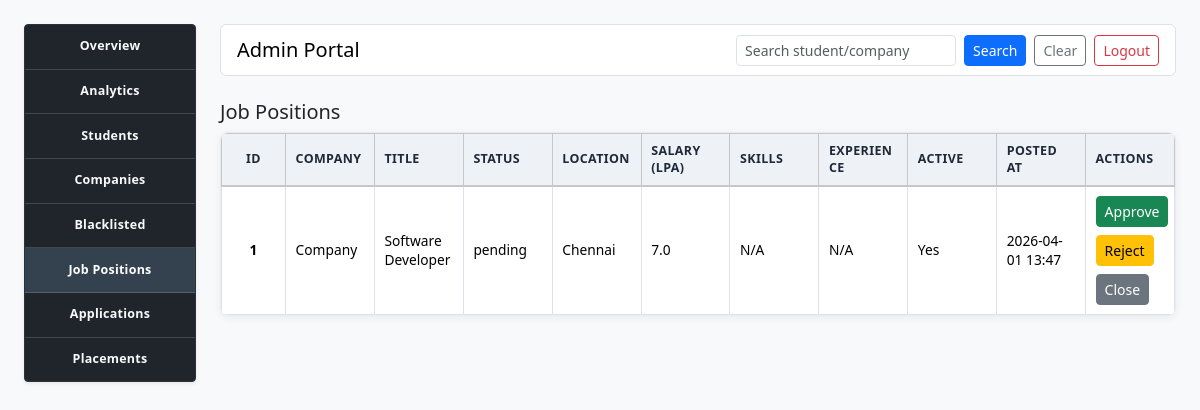
/admin-portal/job-positions (signed in), run on an earlier commit of the app's database.
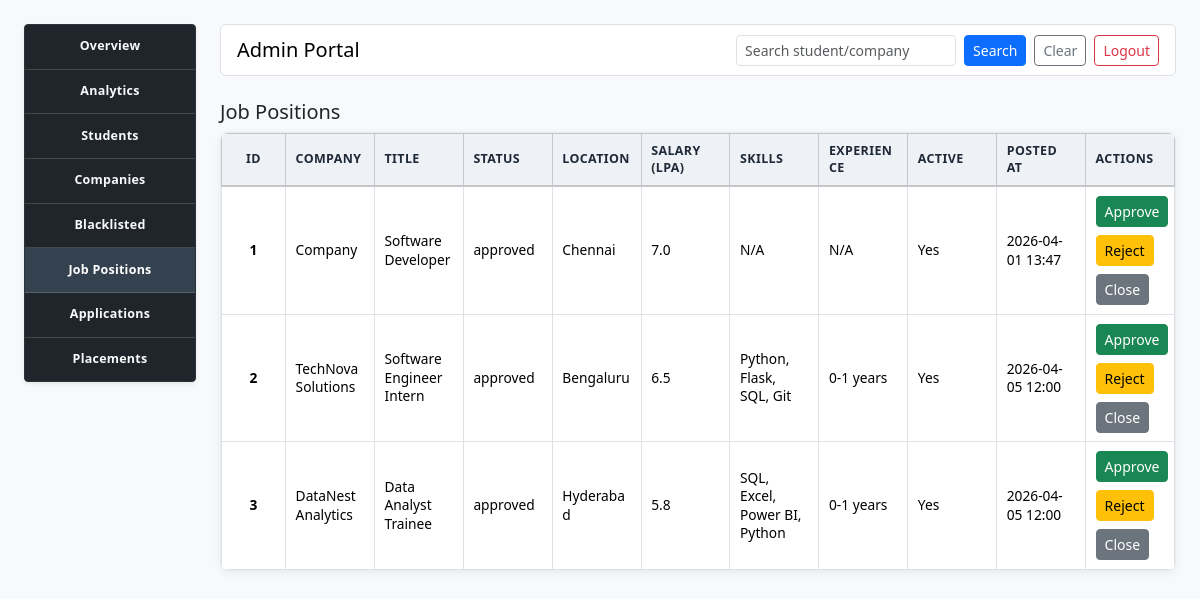
And on a later commit of the database.
### model.py (models this page shows, shortened)
class JobPosition(db.Model):
    __tablename__ = "job_positions"
    id = db.Column(db.Integer, primary_key=True)
    company_id = db.Column(db.Integer, db.ForeignKey("companies.id"), nullable=False)
    title = db.Column(db.String(120), nullable=False)
    description = db.Column(db.Text, nullable=True)
    eligibility_criteria = db.Column(db.String(255), nullable=True)
    required_skills = db.Column(db.String(255), nullable=True)
    experience_required = db.Column(db.String(120), nullable=True)
    application_deadline = db.Column(db.Date, nullable=True)
    location = db.Column(db.String(120), nullable=True)
    salary_lpa = db.Column(db.Float, nullable=True)
    status = db.Column(db.String(30), nullable=False, default="pending")
    is_active = db.Column(db.Boolean, nullable=False, default=True)
    posted_at = db.Column(db.DateTime, nullable=False, default=datetime.utcnow)
    company = db.relationship("Company", back_populates="job_positions")
    applications = db.relationship(
        "Application", back_populates="job_position", cascade="all, delete-orphan"
    )

class Company(db.Model):
    __tablename__ = "companies"
    id = db.Column(db.Integer, primary_key=True)
    name = db.Column(db.String(120), unique=True, nullable=False)
    email = db.Column(db.String(120), unique=True, nullable=False)
    password = db.Column(db.String(120), nullable=False)
    industry = db.Column(db.String(100), nullable=True)
    location = db.Column(db.String(120), nullable=True)
    website = db.Column(db.String(255), nullable=True)
    is_blacklisted = db.Column(db.Boolean, nullable=False, default=False)
    is_approved = db.Column(db.Boolean, nullable=False, default=False)
    job_positions = db.relationship(
        "JobPosition", back_populates="company", cascade="all, delete-orphan"
    )

### app.py (the view)
@app.route('/admin-portal/job-positions')
def admin_portal_job_positions():
    return render_admin_portal_page("admin_job_positions.html", "job_positions")

### app.py (called while the page is built)
def close_expired_job_positions():
    today = datetime.now(UTC).date()
    expired_positions = JobPosition.query.filter(
        JobPosition.is_active == True,
        JobPosition.application_deadline.isnot(None),
        JobPosition.application_deadline < today,
    ).all()
    for position in expired_positions:
        position.is_active = False
        position.status = "closed"
    if expired_positions:
        db.session.commit()

### template/admin_job_positions.html
{% extends 'admin_layout.html' %}
{% block admin_content %}
<section class="mb-4">
    <h2 class="h5">Job Positions</h2>
    <div class="table-responsive">
        <table class="table table-bordered table-sm align-middle table-sticky-cols">
            <thead class="table-light">
                <tr>
                    <th>ID</th><th>Company</th><th>Title</th><th>Status</th><th>Location</th><th>Salary (LPA)</th><th>Skills</th><th>Experience</th><th>Active</th><th>Posted At</th><th>Actions</th>
                </tr>
            </thead>
            <tbody>
                {% for position in job_positions %}
                <tr>
                    <td>{{ position.id }}</td>
                    <td>{{ position.company.name }}</td>
                    <td>{{ position.title }}</td>
                    <td>{{ position.status }}</td>
                    <td>{{ position.location or 'N/A' }}</td>
                    <td>{{ position.salary_lpa or 'N/A' }}</td>
                    <td>{{ position.required_skills or 'N/A' }}</td>
                    <td>{{ position.experience_required or 'N/A' }}</td>
                    <td>{{ 'Yes' if position.is_active else 'No' }}</td>
                    <td>{{ position.posted_at.strftime('%Y-%m-%d %H:%M') if position.posted_at else 'N/A' }}</td>
                    <td>
                        <div class="d-flex flex-wrap gap-2">
                            <form method="POST" action="{{ url_for('approve_job', job_id=position.id) }}"><button type="submit" class="btn btn-success btn-sm">Approve</button></form>
                            <form method="POST" action="{{ url_for('reject_job', job_id=position.id) }}"><button type="submit" class="btn btn-warning btn-sm">Reject</button></form>
                            <form method="POST" action="{{ url_for('close_job', job_id=position.id) }}"><button type="submit" class="btn btn-secondary btn-sm">Close</button></form>
                        </div>
                    </td>
                </tr>
                {% else %}
                <tr><td colspan="11" class="text-center">No job positions found</td></tr>
                {% endfor %}
            </tbody>
        </table>
    </div>
</section>
{% endblock %}

What changed in the data, as far as the page shows it:
changed JobPosition "Software Developer": status "pending" → "approved"
added JobPosition: id "2", company.name "TechNova Solutions", title "Software Engineer Intern", status "approved", location "Bengaluru", salary_lpa "6.5", required_skills "Python, Flask, SQL, Git", experience_required "0-1 years", is_active "Yes", posted_at "2026-04-05 12:00"
added JobPosition: id "3", company.name "DataNest Analytics", title "Data Analyst Trainee", status "approved", location "Hyderabad", salary_lpa "5.8", required_skills "SQL, Excel, Power BI, Python", experience_required "0-1 years", is_active "Yes", posted_at "2026-04-05 12:00"
